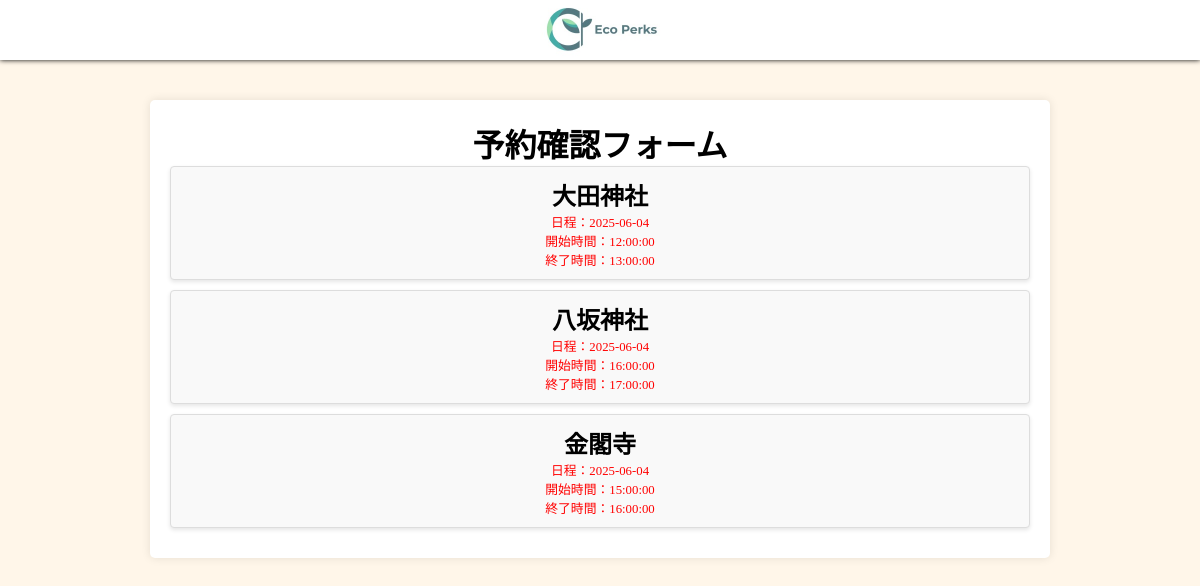
Before: /PHP/yoyakukakunin.php with the older database file.
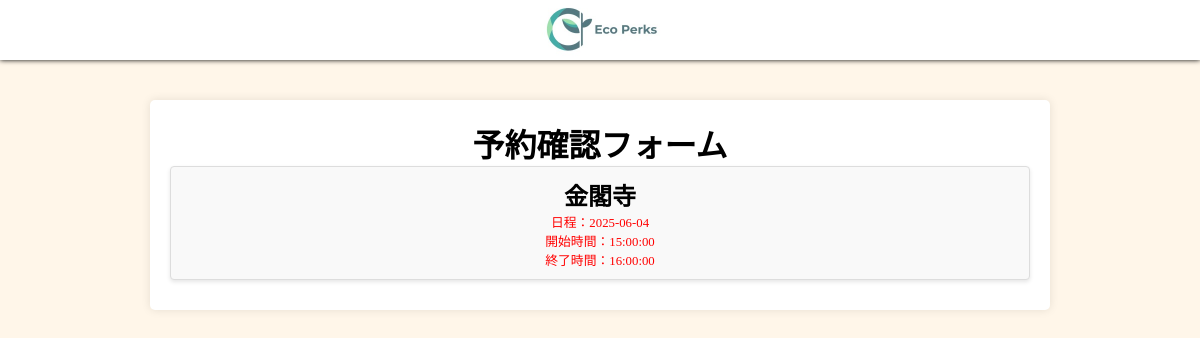
After: the same page with the newer database file.
### tables this page shows
CREATE TABLE `yoyaku` (
  `id` int(11) NOT NULL,
  `username` varchar(255) NOT NULL,
  `reservation_date` date NOT NULL,
  `area_id` int(11) NOT NULL,
  `start_time` time NOT NULL,
  `end_time` time NOT NULL,
  `status` int(11) DEFAULT 0,
  `created_at` timestamp NOT NULL DEFAULT current_timestamp(),
  `update_at` timestamp NOT NULL DEFAULT current_timestamp(),
  `location` varchar(255) DEFAULT NULL
);

### PHP/yoyakukakunin.php (the view, shortened to what this page needs)
<!DOCTYPE html>
<html>
<head>
    <link rel="stylesheet" href="../CSS/indexStyle.css">
    <link rel="stylesheet" href="../CSS/yoyakukakuninStyle.css">
</head>
<body>
    <header>
        <div class="flexBox">
            <div class="menu">
            </div>
            <div class="logo">
                <img src="../img/logo.jpg" alt="" class="logo2">
            </div>
            <div class="icon"></div>
        </div>
    </header>
    <?php
    $location = '';
    try {
        $pdo = new PDO("mysql:host=$servername;dbname=$dbname;charset=utf8", $dbUsername, $password);
        $pdo->setAttribute(PDO::ATTR_ERRMODE, PDO::ERRMODE_EXCEPTION);
        $yoyakusql = "SELECT id, reservation_date, start_time, end_time, location FROM yoyaku WHERE location = :location";
        $stmt = $pdo->prepare($yoyakusql);
        $stmt->bindParam(':location', $location, PDO::PARAM_INT);
        $stmt->execute();
        $row = $stmt->fetchAll(PDO::FETCH_ASSOC);
        } catch (PDOException $e) {
            echo "<p>データベースエラー: " . $e->getMessage() . "</p>";
        } catch (Exception $e) {
            echo "<p>エラー: " . $e->getMessage() . "</p>";
        }
    ?>
            <div class="container">
            <h1>予約確認フォーム</h1>
                <?php
                        if($row){
                            foreach($row as $rows){
                                $location = $rows['location'];
                                echo "<li><h2>$location</h2>";
                                $reservation_date = $rows['reservation_date'];
                                echo "<p>日程：$reservation_date</p>";
                                $start_time = $rows['start_time'];
                                echo "<p>開始時間：$start_time</p>";
                                $end_time = $rows['end_time'];
                                echo "<p>終了時間：$end_time</p></li>";
                            }
                        } else {
                            throw new Exception("指定された施設が見つかりません。");
                        }
                ?>
            </div>
</body>
</html>

Changed rows visible on the page:
removed yoyaku: location "大田神社", reservation_date "2025-06-04", start_time "12:00:00", end_time "13:00:00"
removed yoyaku: location "八坂神社", reservation_date "2025-06-04", start_time "16:00:00", end_time "17:00:00"
